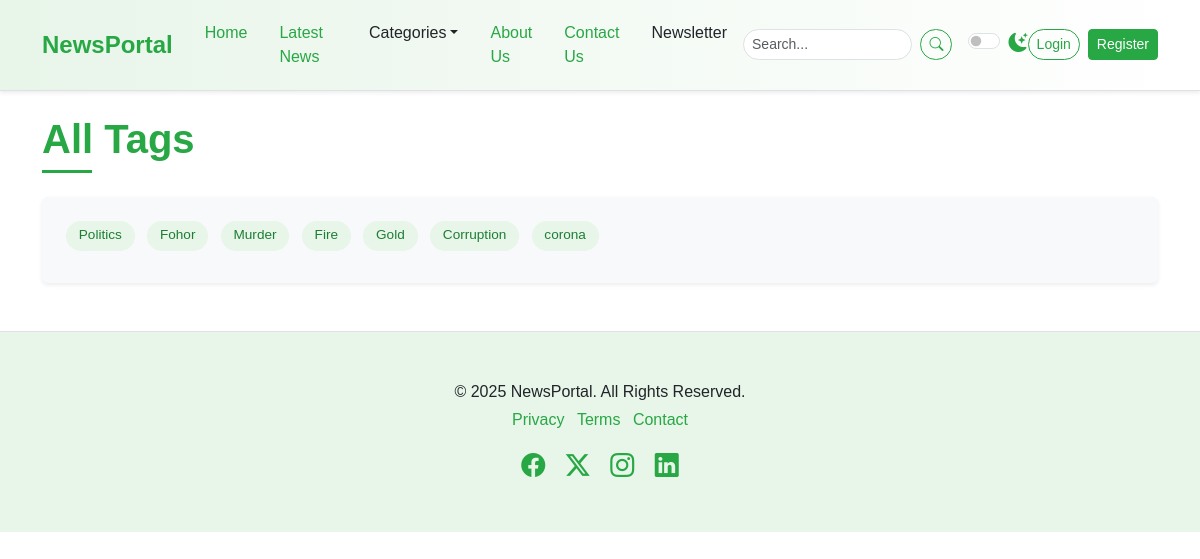
The app's page /tags/ with its own data.
### newspaper/models.py (models this page shows, shortened)
class TimeStampModel(models.Model):
    created_at=models.DateTimeField(auto_now_add=True)
    updated_at=models.DateTimeField(auto_now_add=True)
    class Meta:
        abstract=True # Don't create table in DB

class Tag(TimeStampModel):
    name=models.CharField(max_length=100)

### newspaper/views.py (the view)
# urls.py: path("tags/", views.TagListView.as_view(), name="tags"),
class TagListView(ListView):
    model= Tag
    template_name="newsportal/tag.html"
    context_object_name="tags"

### newspaper/nav.py (called while the page is built)
def navigation(request):
    categories = Category.objects.all()[:4]
    return {"categories":categories}

### templates/newsportal/tag.html
{% extends "newsportal/base.html" %}
{% block content%}
    <div class="container mt-4 mb-5">
        <h1 class="mb-4 section-title"><span>All Tags</span></h1>
        <div class="p-4 rounded bg-light shadow-sm tag-cloud-container">
             <div class="article-tags">
                {% for tag in tags %}
                <a href="{% url 'post-by-tag' tag.id %}">{{ tag.name}}</a>
                {% endfor %}
             </div>
        </div>
    </div>
{% endblock content%}

### static/css/style.css (style rules this page uses)
:root { --primary-green: #28a745; --light-green: #e8f5e9; --dark-green: #1e7e34; --accent-green: #5cb85c; --text-color-light: #212529; --text-color-dark: #f8f9fa; --bg-light: #ffffff; --bg-dark: #212529; --card-bg-light: #ffffff; --card-bg-dark: #343a40; --border-color-light: #dee2e6; --border-color-dark: #495057; --shadow-sm: 0 0.125rem 0.25rem rgba(0, 0, 0, 0.075); --shadow: 0 0.5rem 1rem rgba(0, 0, 0, 0.15); --transition-speed: 0.3s ease; }
body { font-family: "Poppins", sans-serif; background-color: var(--bg-light); color: var(--text-color-light); transition: background-color var(--transition-speed), color var(--transition-speed); }
.section-title { position: relative; padding-bottom: 10px; margin-bottom: 20px; font-weight: 600; color: var(--primary-green); }
.section-title span { position: relative; z-index: 1; background-color: var(--bg-light); padding-right: 10px; }
.section-title::after { content: ""; position: absolute; left: 0; bottom: 0; width: 50px; height: 3px; background-color: var(--primary-green); }
.article-tags a { display: inline-block; background-color: var(--light-green); color: var(--dark-green); padding: 0.3rem 0.8rem; margin-right: 0.5rem; margin-bottom: 0.5rem; border-radius: 15px; font-size: 0.85rem; text-decoration: none; transition: background-color var(--transition-speed), color var(--transition-speed); }

### records on screen
Tag: name "Politics"
Tag: name "Fohor"
Tag: name "Murder"
Tag: name "Fire"
Tag: name "Gold"
Tag: name "Corruption"
Tag: name "corona"
